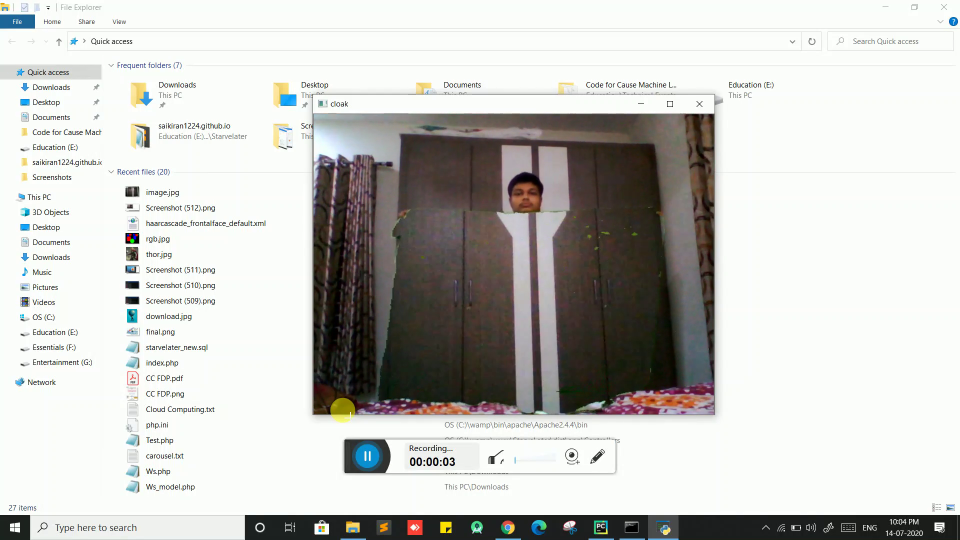
#> input picture frame 28 of Color Detection and Segmentation/Sample Video.mp4, 1920 x 1080 px, given in place of cam1.mp4, which was not available (shown at 1/2 size)
$ jupyter execute MeanShift_CamShift.ipynb   (shell and % lines are left out)   (text cells are left out)
#> lines starting #> are read from the running program, lines starting #| are printed output that depends on the picture; pictures that were not available may be replaced by others from this repository, and a replacement may not be noted
[cell 1]
import numpy as np
import cv2
import matplotlib.pyplot as plt

[cell 2]
cap = cv2.VideoCapture('Input/cam1.mp4')
ret, frame = cap.read()
#> frame is the input picture: shape (1080, 1920, 3); mean B, G, R 195.9, 199.3, 199.4

face_cascade = cv2.CascadeClassifier("haarcascade_frontalface_default.xml")

face_rects = face_cascade.detectMultiScale(frame)
#> face_rects = [[1377, 419, 53, 53], [1017, 359, 69, 69]]

while len(face_rects) == 0:
    face_rects = face_cascade.detectMultiScale(frame)
#> this loop made 0 passes

(face_x, face_y, w, h) = tuple(face_rects[0])
#> face_x = 1377; face_y = 419; w = 53; h = 53
track_window = (face_x, face_y, w, h)
#> track_window = (1377, 419, 53, 53)

roi = frame[face_y: face_y+h, face_x:face_x+w]
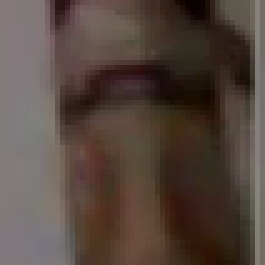
#> roi: shape (53, 53, 3) (shown 5 times larger); mean B, G, R 62.8, 70.9, 85.6

hsv_roi = cv2.cvtColor(roi, cv2.COLOR_BGR2HSV)
#> hsv_roi: shape (53, 53, 3); mean H, S, V 28.3, 86.3, 85.6

roi_hist = cv2.calcHist([hsv_roi], [0], None, [180], [0,180])
#> roi_hist = 180 values, max 326 at index 11, min 0 at index 23, mean 15.61

cv2.normalize(roi_hist, roi_hist, 0, 255, cv2.NORM_MINMAX)

term_crit = (cv2.TERM_CRITERIA_EPS | cv2.TERM_CRITERIA_COUNT, 10, 1)

while True:
    ret, frame = cap.read()
    if ret == True:
        hsv = cv2.cvtColor(frame, cv2.COLOR_BGR2HSV)
#> hsv: shape (1080, 1920, 3); mean H, S, V 52.7, 23.1, 202.6

        dst = cv2.calcBackProject([hsv], [0], roi_hist, [0,180], 1)
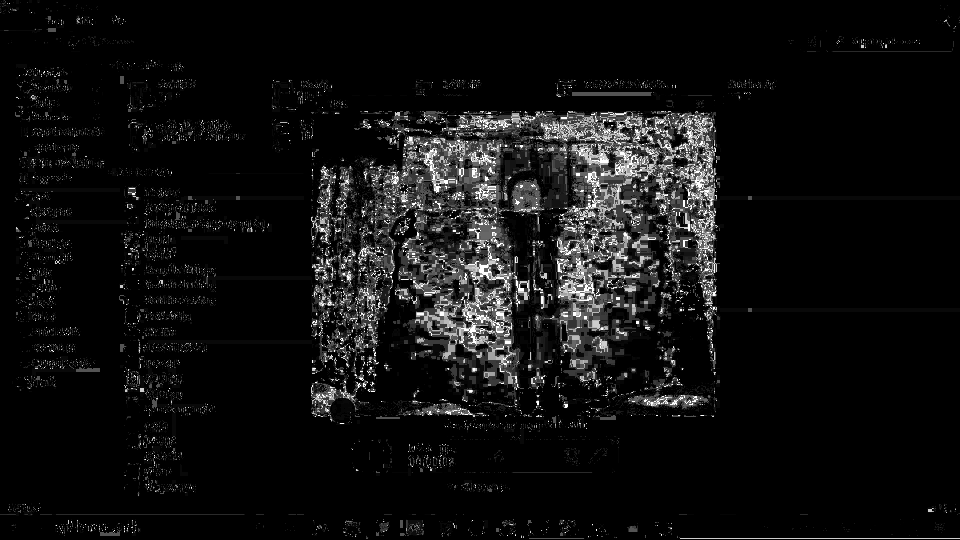
#> dst: shape (1080, 1920) (shown at 1/2 size); min 0, max 255, mean 16.3
        #########################################
        ret, track_window = cv2.CamShift(dst, track_window, term_crit)
#> ret = ((1402.5, 447), (70.17, 81.7), 167.9); track_window = (1367, 406, 71, 82)

        pts = cv2.boxPoints(ret)
#> pts = [[1428.2, 399.7], [1445.4, 479.6], [1376.8, 494.3], [1359.6, 414.4]]
        pts = np.int0(pts)
#> pts = [[1428, 399], [1445, 479], [1376, 494], [1359, 414]]
#         (x,y,w,h) = track_window

        img2 = cv2.polylines(frame, [pts], True, (0,0,255), 5)

        ####################################
        cv2.imshow("img", img2)

        k = cv2.waitKey(30) & 0xFF
#> (key Esc is pressed here)
        if k == 27:
            break
    else:
        break


cv2.destroyAllWindows()
cap.release()

[cell 3]
result = plt.imread('Output/cam.png')
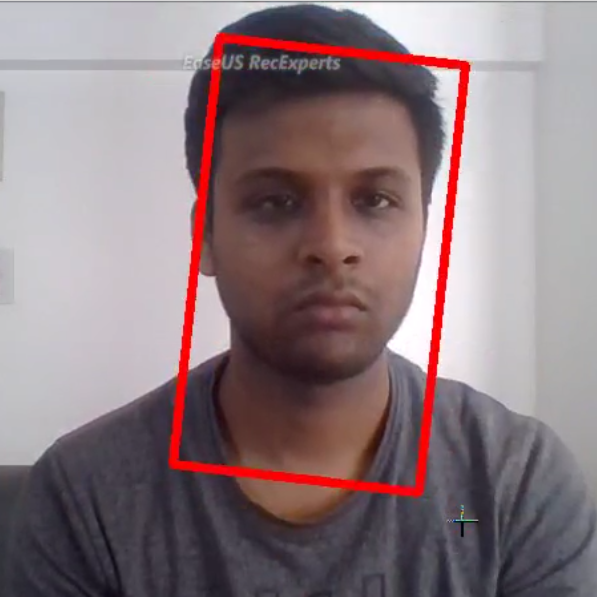
#> input picture MeanshiftCamshift/Output/cam.png, 597 x 597 px
#> result is the input picture: shape (597, 597, 3) float32; mean R, G, B 0.554, 0.483, 0.5
plt.imshow(result)

[cell 4]
# Capture a video stream
cap = cv2.VideoCapture('Input/cam1.mp4')

# take first frame of the video
ret,frame = cap.read()


# Set Up the Initial Tracking Window


# We will first detect the face and set that as our starting box.
face_cascade = cv2.CascadeClassifier('haarcascade_frontalface_default.xml')

face_rects = face_cascade.detectMultiScale(frame)

while len(face_rects) == 0:
    face_rects = face_cascade.detectMultiScale(frame)

# Convert this list of a single array to a tuple of (x,y,w,h)
(face_x,face_y,w,h) = tuple(face_rects[0])
track_window = (face_x,face_y,w,h)
#> track_window = (1377, 419, 53, 53)
# set up the ROI for tracking
roi = frame[face_y:face_y+h, face_x:face_x+w]


# Use the HSV Color Mapping
hsv_roi =  cv2.cvtColor(roi, cv2.COLOR_BGR2HSV)

# Find histogram to backproject the target on each frame for calculation of meanshit
roi_hist = cv2.calcHist([hsv_roi],[0],None,[180],[0,180])

# Normalize the histogram array values given a min of 0 and max of 255
cv2.normalize(roi_hist,roi_hist,0,255,cv2.NORM_MINMAX)


# Setup the termination criteria, either 10 iteration or move by at least 1 pt
term_crit = ( cv2.TERM_CRITERIA_EPS | cv2.TERM_CRITERIA_COUNT, 10, 1 )

while True:
    ret ,frame = cap.read()
    if ret == True:

        # Grab the Frame in HSV
        hsv = cv2.cvtColor(frame, cv2.COLOR_BGR2HSV)

        # Calculate the Back Projection based off the roi_hist created earlier
        dst = cv2.calcBackProject([hsv],[0],roi_hist,[0,180],1)

        # Apply meanshift to get the new coordinates of the rectangle
        ret, track_window = cv2.meanShift(dst, track_window, term_crit)
#> ret = 3; track_window = (1380, 420, 53, 53)

        # Draw the new rectangle on the image
        x,y,w,h = track_window
#> x = 1380; y = 420
        img2 = cv2.rectangle(frame, (x,y), (x+w,y+h), (0,0,255),5)

        cv2.imshow('img2',img2)


        k = cv2.waitKey(1) & 0xff
#> (key Esc is pressed here)
        if k == 27:
            break

    else:
        break

cv2.destroyAllWindows()
cap.release()

[cell 5]
result = plt.imread('Output/mean.png')
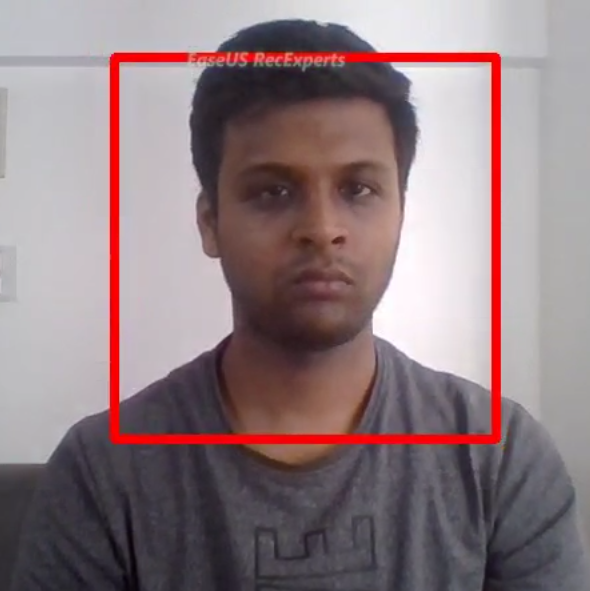
#> input picture MeanshiftCamshift/Output/mean.png, 590 x 591 px
#> result is the input picture: shape (591, 590, 3) float32; mean R, G, B 0.566, 0.493, 0.508
plt.imshow(result)

$ run again, starting later in the video
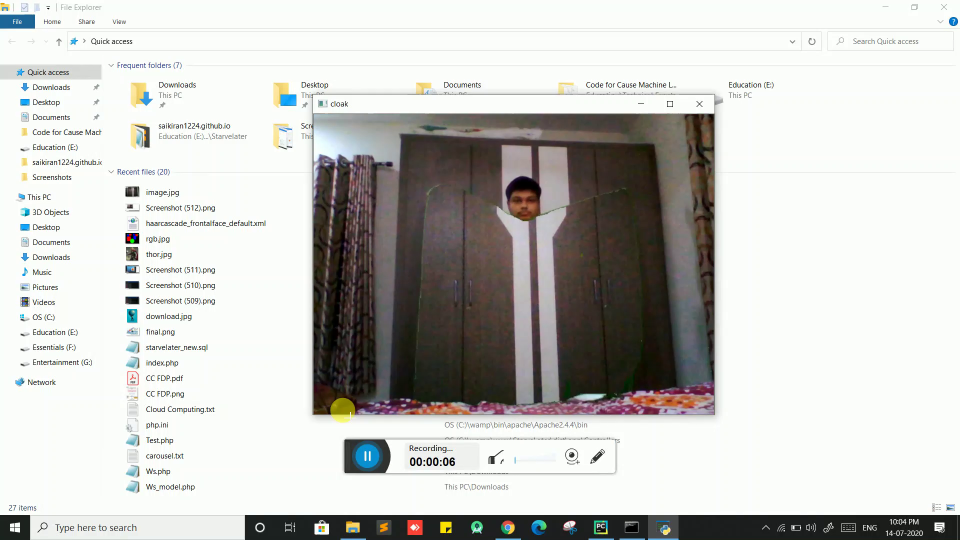
#> input picture frame 128 of Color Detection and Segmentation/Sample Video.mp4, 1920 x 1080 px, given in place of cam1.mp4, which was not available (shown at 1/2 size)
#> frame is the input picture: shape (1080, 1920, 3); mean B, G, R 196.1, 199.4, 199.5
#> face_rects = [[1012, 373, 72, 72]]
#> face_x = 1012; face_y = 373; w = 72
#> `track_window = (face_x, face_y, w, h)`: track_window = (1012, 373, 72, 72)
#> hsv_roi: shape (72, 72, 3); mean H, S, V 40.6, 135.9, 110.5
#> roi_hist = 180 values, max 646 at index 10, min 0 at index 31, mean 28.8
#> hsv: shape (1080, 1920, 3); mean H, S, V 53.3, 22.4, 202.7
#> `ret, track_window = cv2.CamShift(dst, track_window, term_crit)`: ret = ((1051.5, 403), (78.58, 86.34), 31.63); track_window = (1017, 365, 69, 76)
#> `pts = cv2.boxPoints(ret)`: pts = [[995.4, 419.2], [1040.7, 345.6], [1107.6, 386.8], [1062.3, 460.4]]
#> `pts = np.int0(pts)`: pts = [[995, 419], [1040, 345], [1107, 386], [1062, 460]]
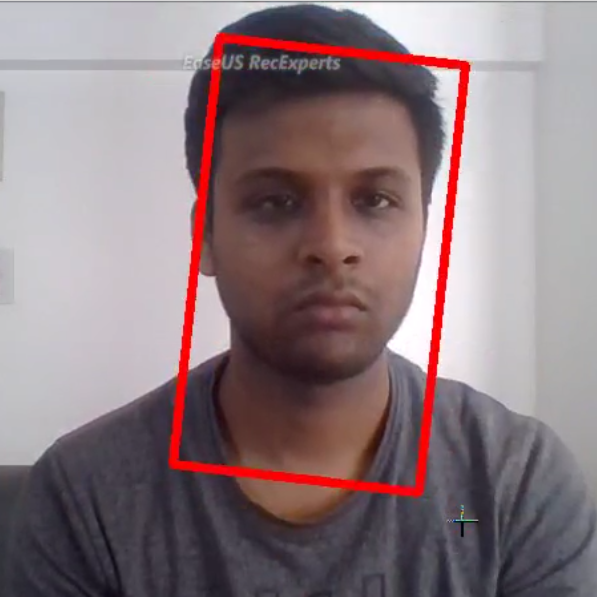
#> input picture MeanshiftCamshift/Output/cam.png, 597 x 597 px
#> result is the input picture: shape (597, 597, 3) float32; mean R, G, B 0.554, 0.483, 0.5
#> `track_window = (face_x,face_y,w,h)`: track_window = (1012, 373, 72, 72)
#> `ret, track_window = cv2.meanShift(dst, track_window, term_crit)`: ret = 3; track_window = (1014, 368, 72, 72)
#> x = 1014; y = 368
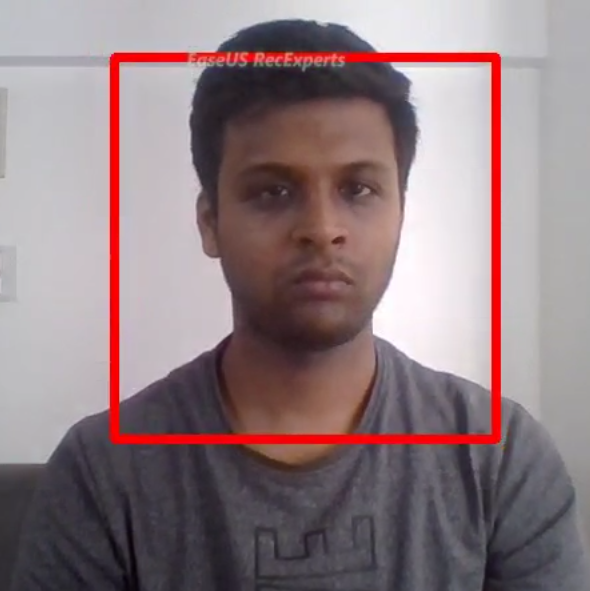
#> input picture MeanshiftCamshift/Output/mean.png, 590 x 591 px
#> result is the input picture: shape (591, 590, 3) float32; mean R, G, B 0.566, 0.493, 0.508

$ run again, starting later in the video
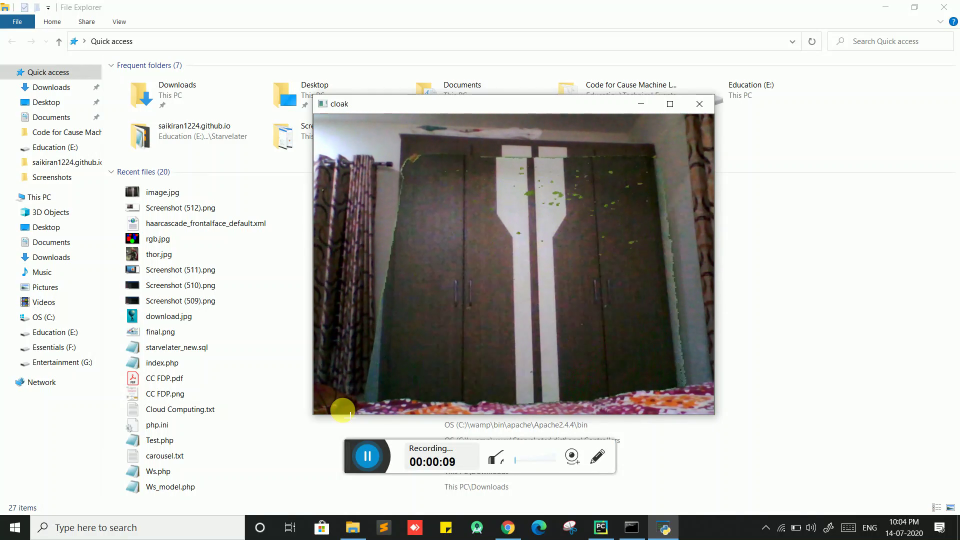
#> input picture frame 228 of Color Detection and Segmentation/Sample Video.mp4, 1920 x 1080 px, given in place of cam1.mp4, which was not available (shown at 1/2 size)
#> frame is the input picture: shape (1080, 1920, 3); mean B, G, R 196.2, 199.6, 199.4
#> face_rects = [[1401, 268, 26, 26]]
#> face_x = 1401; face_y = 268; w = 26
#> `track_window = (face_x, face_y, w, h)`: track_window = (1401, 268, 26, 26)
#> hsv_roi: shape (26, 26, 3); mean H, S, V 13.3, 112, 98
#> roi_hist = 180 values, max 138 at index 11, min 0 at index 0, mean 3.76
#> hsv: shape (1080, 1920, 3); mean H, S, V 53.3, 22.6, 202.7
#> `ret, track_window = cv2.CamShift(dst, track_window, term_crit)`: ret = ((1405.5, 268), (49.95, 53.21), 159.4); track_window = (1381, 242, 49, 52)
#> `pts = cv2.boxPoints(ret)`: pts = [[1419.5, 234.3], [1438.2, 284.1], [1391.5, 301.7], [1372.8, 251.9]]
#> `pts = np.int0(pts)`: pts = [[1419, 234], [1438, 284], [1391, 301], [1372, 251]]
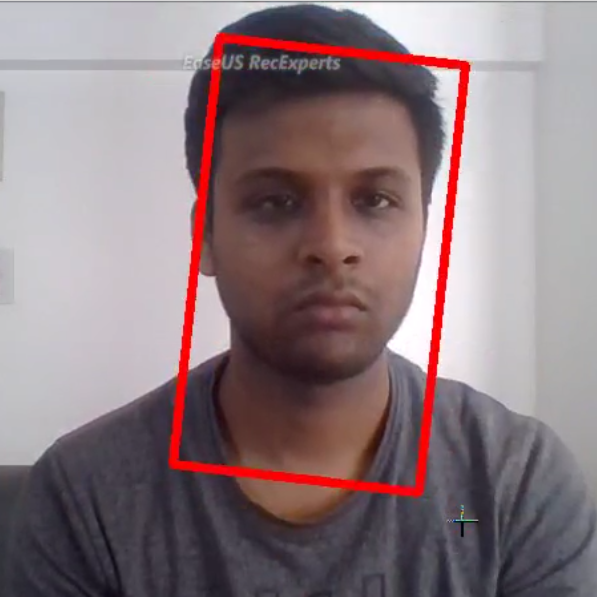
#> input picture MeanshiftCamshift/Output/cam.png, 597 x 597 px
#> result is the input picture: shape (597, 597, 3) float32; mean R, G, B 0.554, 0.483, 0.5
#> `track_window = (face_x,face_y,w,h)`: track_window = (1401, 268, 26, 26)
#> `ret, track_window = cv2.meanShift(dst, track_window, term_crit)`: ret = 10; track_window = (1393, 258, 26, 26)
#> x = 1393; y = 258
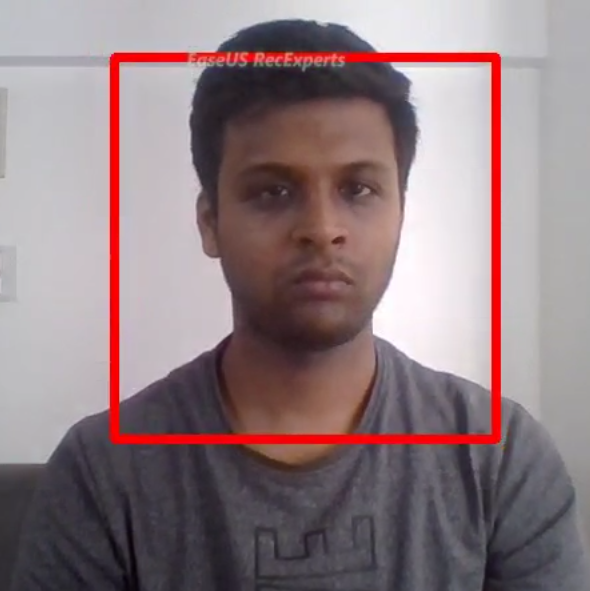
#> input picture MeanshiftCamshift/Output/mean.png, 590 x 591 px
#> result is the input picture: shape (591, 590, 3) float32; mean R, G, B 0.566, 0.493, 0.508
